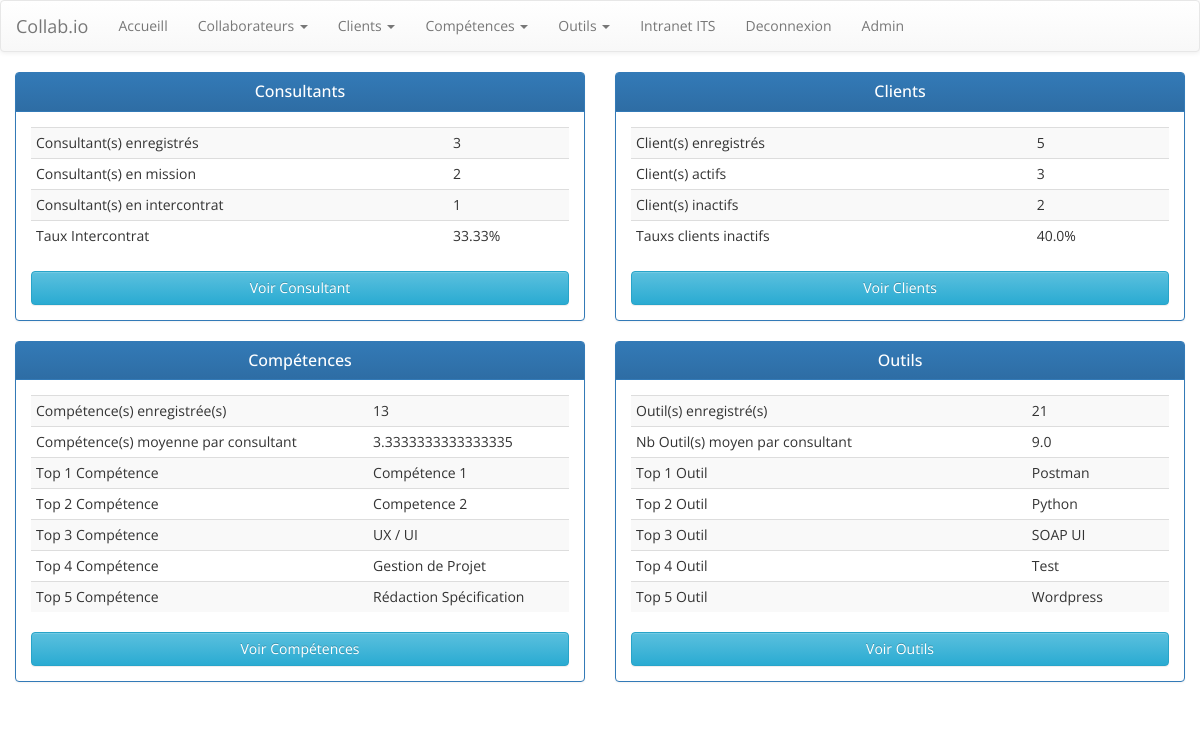
The app's page / (signed in) with its own data.
### collab/models.py (models this page shows, shortened)
class competences(models.Model):
    nomCompetence = models.CharField(max_length=250)
    famille = models.ForeignKey(familleCompetences, on_delete=models.CASCADE)

class outils(models.Model):
    nomOutil = models.CharField(max_length=250)
    famille = models.ForeignKey(familleOutils, on_delete=models.CASCADE)

### collab/views.py (the view)
# urls.py: path('', views.index, name='index'),
def index(request):
    template = loader.get_template('collab/index2.html')
    nbConsultant = collaborateurs.objects.count()
    nbConsultantInterco = collaborateurs.objects.filter(estEnIntercontrat=True).count()
    nbConsultantEnMission = nbConsultant - nbConsultantInterco
    txInterco = round((nbConsultantInterco / nbConsultant)*100,2)
    nbCompe = competences.objects.count()
    nbOutils = outils.objects.count()
    nbClient = client.objects.count()
    def getClientActif():
        client_total=client.objects.all()
        count=0
        for elt in client_total:
            expes_du_client=experiences.objects.filter(client=elt)
            if expes_du_client.exists():
                pass
            else:
                count+=1
        return(count)
    nbClientActif = getClientActif()
    nbClientInactif = nbClient - nbClientActif
    txClientInactif = round((nbClientInactif / nbClient)*100,2)
    def getMoyenneCompetence():
        listeCompe=[]
        listeCollab=collaborateurs.objects.all()
        for elt in listeCollab:
            nb_compe_calcul = elt.listeCompetencesCles.count()
            listeCompe.append(nb_compe_calcul)
        moyenne=(sum(listeCompe)/len(listeCompe))
        return(moyenne)
    def getMoyenneOutil():
        listeOutil=[]
        listeCollab=collaborateurs.objects.all()
        for elt in listeCollab:
            nb_outil_calcul = elt.outilsCollaborateur.count()
            listeOutil.append(nb_outil_calcul)
        moyenne=(sum(listeOutil)/len(listeOutil))
        return(moyenne)
    moyenneOutil = getMoyenneOutil()
    moyenneCompetence = getMoyenneCompetence()
    def getTop5Outils():
        listeCollab=collaborateurs.objects.all()
        dicoOutil_temp={}
        for collab in listeCollab:
            liste_outil_collab = collab.outilsCollaborateur.values()
            for elt in liste_outil_collab:
                outil = elt['nomOutil']
                if outil in dicoOutil_temp:
                    nb_temp = dicoOutil_temp.get(outil)
                    dicoOutil_temp[outil]=nb_temp+1
                else:
                    dicoOutil_temp[outil]=1
        dicoOutil = sorted(dicoOutil_temp.items(), key=lambda x: x[1], reverse=True)
        topOutil=[x[0] for x in dicoOutil]
        topfinal=topOutil[:5]
        return topfinal
    topOutilfront = getTop5Outils()
    def getTop5Competences():
        listeCollab=collaborateurs.objects.all()
        dicoCompetences_temp={}
        for collab in listeCollab:
            liste_compe_collab = collab.listeCompetencesCles.values()
            for elt in liste_compe_collab:
                competence = elt['nomCompetence']
                if competence in dicoCompetences_temp:
                    nb_temp = dicoCompetences_temp.get(competence)
                    dicoCompetences_temp[competence]=nb_temp+1
                else:
                    dicoCompetences_temp[competence]=1
        dicoCompetences = sorted(dicoCompetences_temp.items(), key=lambda x: x[1], reverse=True)
        topCompetence=[x[0] for x in dicoCompetences]
        topfinal=topCompetence[:5]
        return topfinal
    topCompetencefront = getTop5Competences()
    context={
    "nbConsultant":nbConsultant,
    "nbConsultantInterco":nbConsultantInterco,
    "txInterco":txInterco,
    "nbConsultantEnMission":nbConsultantEnMission,
    "nbClient":nbClient,
    "nbClientActif":nbClientActif,
    "nbClientInactif":nbClientInactif,
    "txClientInactif":txClientInactif,
    "nbCompe":nbCompe,
    "moyenneCompetence":moyenneCompetence,
    'topCompetencefront':topCompetencefront,
    'nbOutils':nbOutils,
    'moyenneOutil':moyenneOutil,
    'topOutilfront':topOutilfront
    }
    return HttpResponse(template.render(context, request))

### collab/templates/collab/index2.html
{% extends 'collab/base.html' %}
{% block content %}
<div class="container-fluid">
        <div class="row">
            <div class="col-lg-6 col-md-12">
                <div class="panel panel-primary">
                    <div class="panel-heading">
                        <h3 class="text-center panel-title">Consultants </h3></div>
                    <div class="panel-body">
                        <div class="table-responsive">
                            <table class="table table-striped table-hover table-condensed">
                                <tbody>
                                    <tr>
                                        <td>Consultant(s) enregistrés</td>
                                        <td>{{nbConsultant}}</td>
                                    </tr>
                                    <tr>
                                        <td>Consultant(s) en mission</td>
                                        <td>{{nbConsultantEnMission}}</td>
                                    </tr>
                                    <tr>
                                        <td>Consultant(s) en intercontrat</td>
                                        <td>{{nbConsultantInterco}}</td>
                                    </tr>
                                    <tr>
                                        <td>Taux Intercontrat</td>
                                        <td>{{txInterco}}% </td>
                                    </tr>
                                </tbody>
                            </table>
                        </div><a class="btn btn-info btn-block" role="button" href="{% url 'liste_consultant'%}">Voir Consultant</a></div>
                </div>
            </div>
            <div class="col-lg-6 col-md-12">
                <div class="panel panel-primary">
                    <div class="panel-heading">
                        <h3 class="text-center panel-title">Clients </h3></div>
                    <div class="panel-body">
                        <div class="table-responsive">
                            <table class="table table-striped table-hover table-condensed">
                                <tbody>
                                    <tr>
                                        <td>Client(s) enregistrés</td>
                                        <td>{{nbClient}}</td>
                                    </tr>
                                    <tr>
                                        <td>Client(s) actifs</td>
                                        <td>{{nbClientActif}}</td>
                                    </tr>
                                    <tr>
                                        <td>Client(s) inactifs</td>
                                        <td>{{nbClientInactif}}</td>
                                    </tr>
                                    <tr>
                                        <td>Tauxs clients inactifs</td>
                                        <td>{{txClientInactif}}% </td>
                                    </tr>
                                </tbody>
                            </table>
                        </div><a class="btn btn-info btn-block" role="button" href="{% url 'liste_client'%}">Voir Clients</a></div>
                </div>
            </div>
        </div>
    </div>
    <div class="container-fluid">
        <div class="row">
            <div class="col-lg-6 col-md-12">
                <div class="panel panel-primary">
                    <div class="panel-heading">
                        <h3 class="text-center panel-title">Compétences </h3></div>
                    <div class="panel-body">
                        <div class="table-responsive">
                            <table class="table table-striped table-hover table-condensed">
                                <tbody>
                                    <tr>
                                        <td>Compétence(s) enregistrée(s)</td>
                                        <td>{{nbCompe}}</td>
                                    </tr>
                                    <tr>
                                        <td>Compétence(s) moyenne par consultant</td>
                                        <td>{{moyenneCompetence}}</td>
                                    </tr>
                                    {% for elt in topCompetencefront %}
                                    <tr>
                                        <td>Top {{ forloop.counter }} Compétence</td>
                                        <td>{{elt}}</td>
                                    </tr>
                                    {% endfor %}
                                </tbody>
                            </table>
                        </div><a class="btn btn-info btn-block" role="button" href="{% url 'liste_competence'%}">Voir Compétences</a></div>
                </div>
            </div>
            <div class="col-lg-6 col-md-12">
                <div class="panel panel-primary">
                    <div class="panel-heading">
                        <h3 class="text-center panel-title">Outils </h3></div>
                    <div class="panel-body">
                        <div class="table-responsive">
                            <table class="table table-striped table-hover table-condensed">
                                <tbody>
                                    <tr>
                                        <td>Outil(s) enregistré(s)</td>
                                        <td>{{nbOutils}} </td>
                                    </tr>
                                    <tr>
                                        <td>Nb Outil(s) moyen par consultant</td>
                                        <td>{{moyenneOutil}} </td>
                                    </tr>
                                    {% for elt in topOutilfront %}
                                    <tr>
                                        <td>Top {{ forloop.counter }} Outil</td>
                                        <td>{{elt}}</td>
                                    </tr>
                                    {% endfor %}
                                </tbody>
                            </table>
                        </div><a class="btn btn-info btn-block" role="button" href="{% url 'liste_outil'%}">Voir Outils</a></div>
                </div>
            </div>
        </div>
    </div>
{% endblock %}

### collab/static/collab/assets/css/styles.css (style rules this page uses)
.table > tbody > tr > td { vertical-align:middle; }

### collab/static/collab/assets/css/Simple-Profile-Info.css (style rules this page uses)
* { -webkit-border-radius:0 0 0 0; border-radius:0 0 0 0; font-family:'Open Sans'; }

### records on screen
competences: topCompetencefront "Compétence 1"
competences: topCompetencefront "Competence 2"
competences: topCompetencefront "UX / UI"
competences: topCompetencefront "Gestion de Projet"
competences: topCompetencefront "Rédaction Spécification"
outils: topOutilfront "Postman"
outils: topOutilfront "Python"
outils: topOutilfront "SOAP UI"
outils: topOutilfront "Test"
outils: topOutilfront "Wordpress"

### other values on screen
{{ nbConsultant }} "3"
{{ nbConsultantEnMission }} "2"
{{ nbConsultantInterco }} "1"
{{ txInterco }} "33.33"
{{ nbClient }} "5"
{{ nbClientActif }} "3"
{{ nbClientInactif }} "2"
{{ txClientInactif }} "40.0"
{{ nbCompe }} "13"
{{ moyenneCompetence }} "3.3333333333333335"
{{ nbOutils }} "21"
{{ moyenneOutil }} "9.0"
